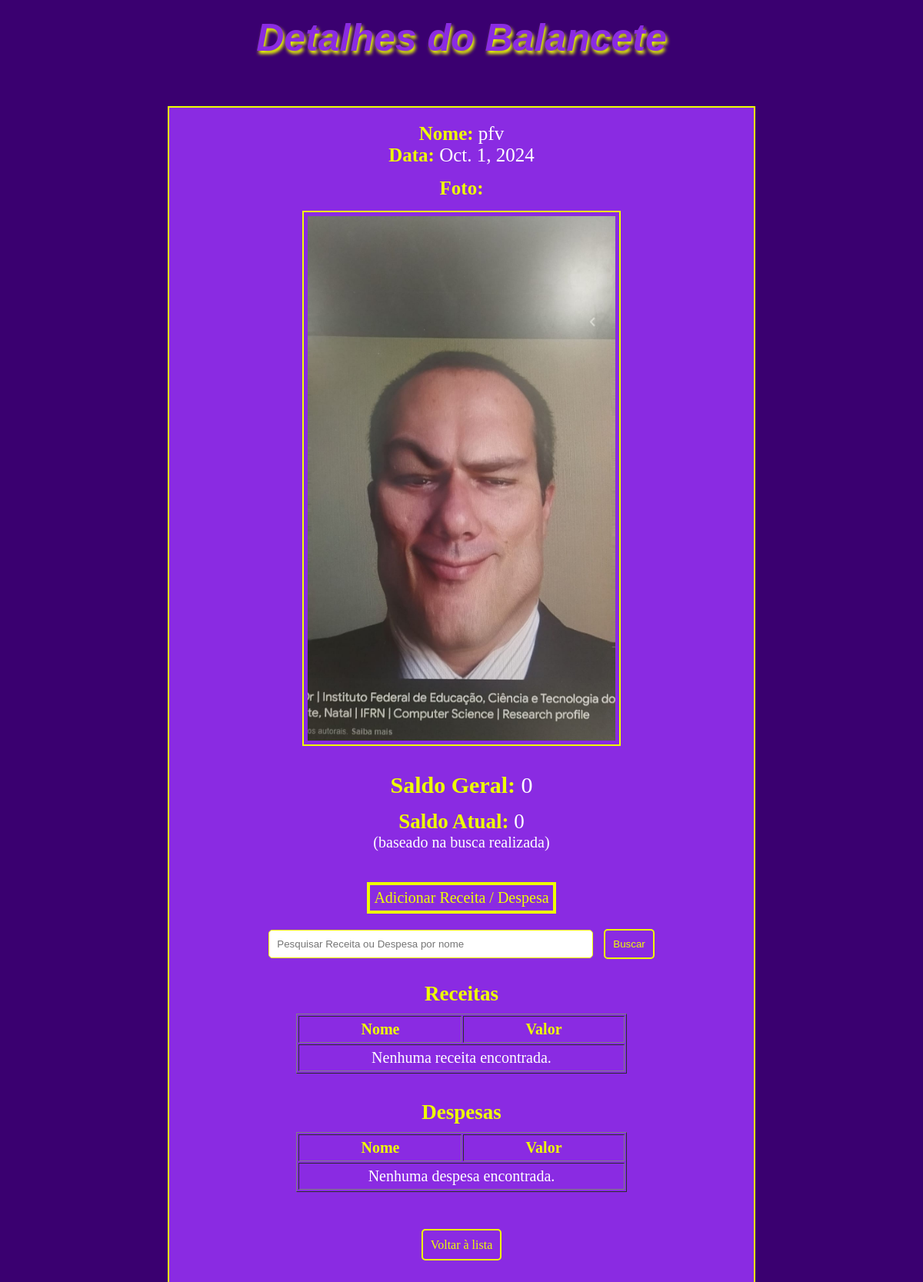
The page /polls/7/verbalancete/ (signed in) on the database as committed earlier.
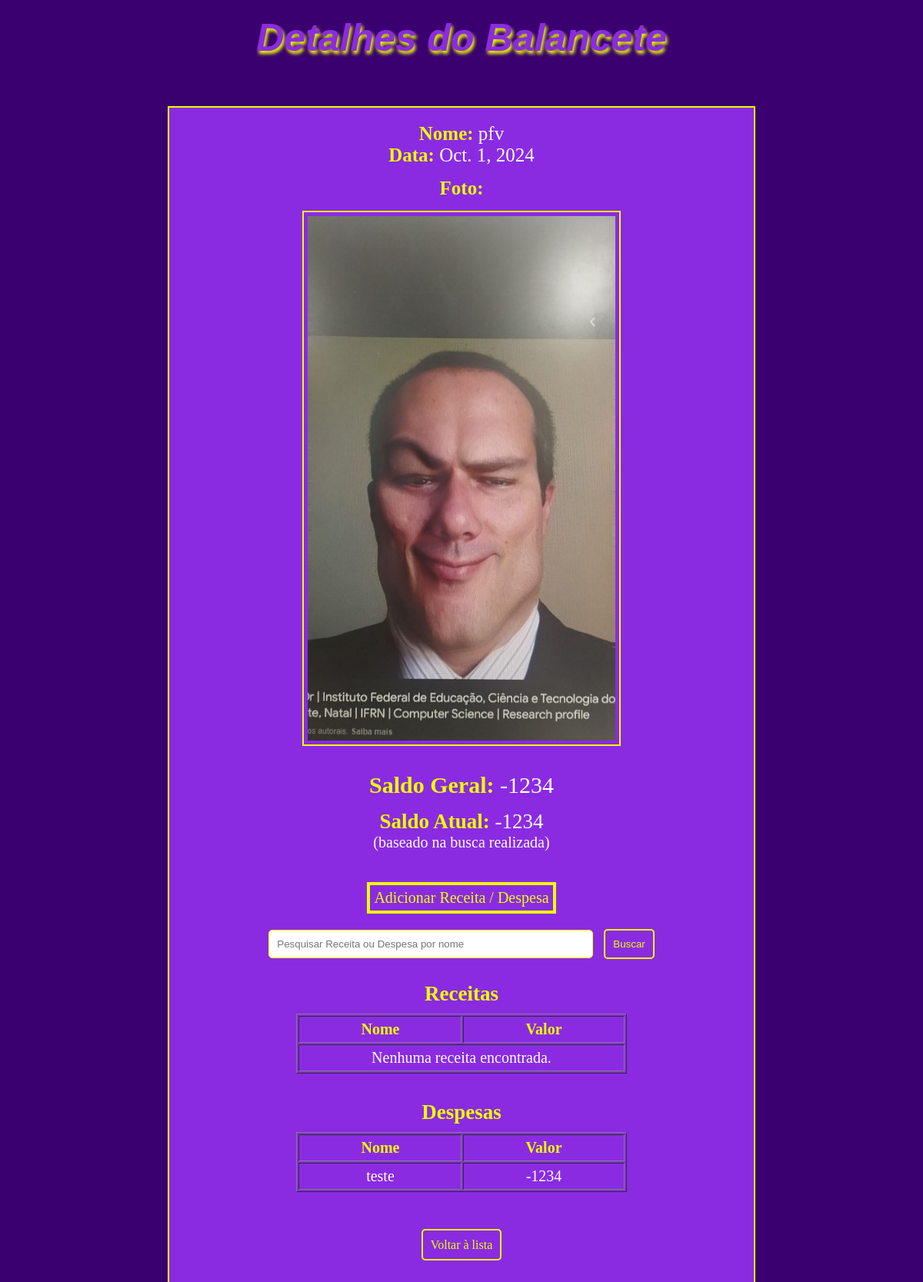
The same page on the database as committed later.
### polls/models.py (models this page shows)
class Despesa(models.Model):
    balancete = models.ForeignKey(Balancete, default=0, on_delete=models.CASCADE)
    Nome = models.CharField(max_length=100)
    Valor = models.IntegerField(default=0)

### polls/views.py (the view)
# urls.py: path('<int:balancete_id>/verbalancete/', views.verbalancete, name='verbalancete'),
@login_required
def verbalancete(request, balancete_id):
    balancete = get_object_or_404(Balancete, id=balancete_id)
    searchquery = request.GET.get('search', '')
    receitasgeral = Receita.objects.filter(balancete=balancete)
    despesasgeral = Despesa.objects.filter(balancete=balancete)
    somareceitasgeral = sum(receita.Valor for receita in receitasgeral) or 0
    somadespesasgeral = sum(despesa.Valor for despesa in despesasgeral) or 0
    saldogeral = somareceitasgeral + somadespesasgeral
    receitas = receitasgeral.filter(Nome__icontains=searchquery)
    despesas = despesasgeral.filter(Nome__icontains=searchquery)
    somareceitas = sum(receita.Valor for receita in receitas) or 0
    somadespesas = sum(despesa.Valor for despesa in despesas) or 0
    saldoatual = somareceitas + somadespesas
    context = {
        'balancete': balancete,
        'receitas': receitas,
        'despesas': despesas,
        'saldoatual': saldoatual,
        'saldogeral': saldogeral,
        'searchquery': searchquery,
    }
    return render(request, 'polls/verbalancete.html', context)

### polls/templates/polls/verbalancete.html (shortened to what this page needs)
<!DOCTYPE html>
<html lang="en">
<head>
</head>
<body>
    <h1 style="color: blueviolet; margin: 20px 0; font-family: 'Arial', sans-serif;
    text-shadow: 2px 4px 4px rgb(238, 255, 0); font-size: 50px; margin-bottom: 60px;">
        <i>Detalhes do Balancete</i>
    </h1>
    <div
        style="border: 2px solid rgb(238, 255, 0); padding: 20px; margin: 20px auto; width: 60%; background-color: blueviolet;">
        <p style="font-size: 25px;"><strong>Nome:</strong> {{ balancete.Nome }}</p>
        <p style="font-size: 25px;"><strong>Data:</strong> {{ balancete.Data }}</p>
        {% if balancete.Foto %}
        <p style="font-size: 25px; margin-top: 15px;"><strong>Foto:</strong></p>
        <img src="{{ balancete.Foto.url }}" alt="Foto do Balancete"
            style="max-width: 400px; height: auto; margin: 15px; border: 2px solid rgb(238, 255, 0); padding: 5px;" />
        {% else %}
        <p>Sem imagem disponível.</p>
        {% endif %}
        <p style="margin-top: 15px; font-size: 30px;"><strong>Saldo Geral:</strong> {{ saldogeral }}</p>
        <p style="margin-top: 15px; font-size: 27px;"><strong>Saldo Atual:</strong> {{ saldoatual }}</p>
        <p style="font-size: 20px;">(baseado na busca realizada)</p>
        <div>
            <div style="border: 4px solid rgb(238, 255, 0); background-color: blueviolet;
            display: inline-block; padding: 5px; margin-top: 40px;">
                <a href="{% url 'polls:addreceitadespesa' balancete.id %}"
                    style="font-size: 20px; text-decoration: none; color: rgb(238, 255, 0);">Adicionar Receita /
                    Despesa</a>
            </div>
        </div>
        <form method="GET" action="{% url 'polls:verbalancete' balancete.id %}"
            style="margin: 20px auto; text-align: center;">
            <input type="text" name="search" value="{{ search_query }}"
                placeholder="Pesquisar Receita ou Despesa por nome"
                style="padding: 10px; width: 80%; max-width: 400px; border: 1px solid rgb(238, 255, 0); border-radius: 5px; margin-right: 10px;">
            <input type="submit" value="Buscar"
                style="padding: 10px; cursor: pointer; background-color: blueviolet; color: rgb(238, 255, 0); border: 2px solid rgb(238, 255, 0); border-radius: 5px;">
        </form>
        <h2 style="margin-top: 30px;">Receitas</h2>
        <table border="1" style="margin: 10px auto;">
            <tr>
                <th>Nome</th>
                <th>Valor</th>
            </tr>
            {% for receita in receitas %}
            <tr>
                <td>{{ receita.Nome }}</td>
                <td>{{ receita.Valor }}</td>
            </tr>
            {% empty %}
            <tr>
                <td colspan="2">Nenhuma receita encontrada.</td>
            </tr>
            {% endfor %}
        </table>
        <h2 style="margin-top: 35px;">Despesas</h2>
        <table border="1" style="margin: 10px auto;">
            <tr>
                <th>Nome</th>
                <th>Valor</th>
            </tr>
            {% for despesa in despesas %}
            <tr>
                <td>{{ despesa.Nome }}</td>
                <td>{{ despesa.Valor }}</td>
            </tr>
            {% empty %}
            <tr>
                <td colspan="2">Nenhuma despesa encontrada.</td>
            </tr>
            {% endfor %}
        </table>
        <div style="margin-top: 60px; margin-bottom: 20px;">
            <a href="{% url 'polls:listarbalancetes' %}" style="text-decoration: none; color: rgb(238, 255, 0);
            background-color: blueviolet; padding: 10px;
            border: 2px solid rgb(238, 255, 0); border-radius: 5px;">Voltar à lista</a>
        </div>
    </div>
</body>
</html>

Rows that differ between the two databases and show on the page:
added Despesa: Nome "teste", Valor "-1234"
Other text that changed with them:
{{ saldogeral }}: "0" → "-1234"
{{ saldoatual }}: "0" → "-1234"
text no longer shown: "Nenhuma despesa encontrada."
